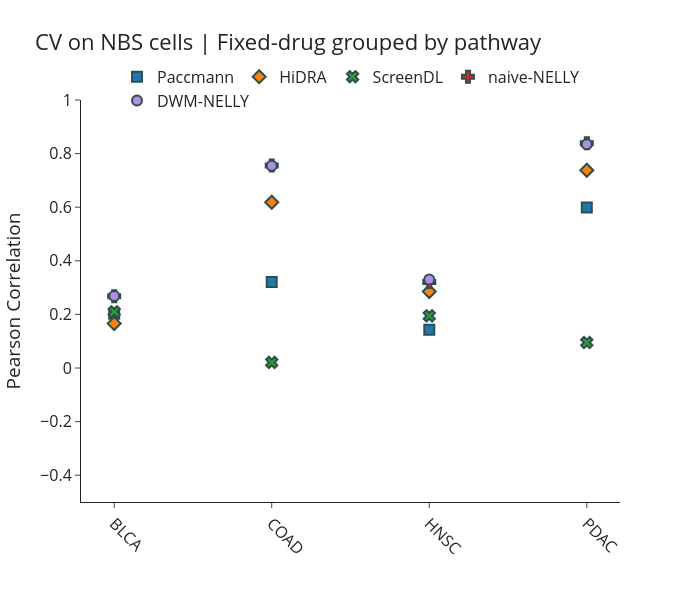

Notebook cell for this chart:
### Code cell
# _, p = wilcoxon(per_drug_pcc_cv.T["CPV"], screendl_fixed_drug.T["ScreenDL"], alternative="greater")

palette = {
    "Paccmann": "#1F77B4",       # blue
    "HiDRA": "#FF7F0E",  # orange
    "ScreenDL": "#2CA02C",     # green
    "naive-NELLY": "#D62728",   # red
    "DWM-NELLY" : "#b38ce3"
}

symbol_map = {
    "Paccmann": "square",        # ■
    "HiDRA": "diamond",          # ◆
    "ScreenDL": "x",      # ✱-like
    "naive-NELLY": "cross",      # +
    "DWM-NELLY": "circle",  # ○
}

fig = px.scatter(metrics_fixed_cancer,
                x="cancer_type",
                y="MCorrelation",
                color="index",
                height=600,
                width=700,
                symbol="index",
                 symbol_map=symbol_map,
                template="simple_white",
                category_orders={"index": ["Paccmann", "HiDRA", "ScreenDL", "naive-NELLY", "DWM-NELLY"]},
                labels={"cancer_type": "",
                        "MCorrelation": "Pearson Correlation",
                        "index" : ""
                       },
                color_discrete_map=palette,
                title= "CV on NBS cells | Fixed-drug grouped by pathway"
                
                
         )


# fig.update_traces(jitter=0.05, pointpos=0)

fig.update_traces(
    marker=dict(
        size=10,
        line=dict(width=2, color="DarkSlateGrey")
    )
)
fig.update_layout(font=dict(size=16))
fig.update_yaxes(range=[-0.5, 1])
fig.update_xaxes(tickangle=45) 

fig.update_layout(
    legend=dict(
        orientation="h",
        yanchor="top",
        y=1.1,
        xanchor="center",
        x=0.5
    )
)

fig

### Figure 1 — Plotly figure (JSON) as saved in the notebook; plotly's stock layout.template omitted (floating-point values rounded to 4 significant figures)
{"data": [{"hovertemplate": "=%{x}<br>Pearson Correlation=%{y}<extra></extra>", "legendgroup": "Paccmann", "marker": {"color": "#1F77B4", "line": {"color": "DarkSlateGrey", "width": 2}, "size": 10, "symbol": "square"}, "mode": "markers", "name": "Paccmann", "orientation": "v", "showlegend": true, "type": "scatter", "x": ["BLCA", "COAD", "HNSC", "PDAC"], "xaxis": "x", "y": [0.2023, 0.3206, 0.1431, 0.5992], "yaxis": "y"}, {"hovertemplate": "=%{x}<br>Pearson Correlation=%{y}<extra></extra>", "legendgroup": "HiDRA", "marker": {"color": "#FF7F0E", "line": {"color": "DarkSlateGrey", "width": 2}, "size": 10, "symbol": "diamond"}, "mode": "markers", "name": "HiDRA", "orientation": "v", "showlegend": true, "type": "scatter", "x": ["BLCA", "COAD", "HNSC", "PDAC"], "xaxis": "x", "y": [0.1661, 0.6186, 0.2854, 0.7378], "yaxis": "y"}, {"hovertemplate": "=%{x}<br>Pearson Correlation=%{y}<extra></extra>", "legendgroup": "ScreenDL", "marker": {"color": "#2CA02C", "line": {"color": "DarkSlateGrey", "width": 2}, "size": 10, "symbol": "x"}, "mode": "markers", "name": "ScreenDL", "orientation": "v", "showlegend": true, "type": "scatter", "x": ["BLCA", "COAD", "HNSC", "PDAC"], "xaxis": "x", "y": [0.2097, 0.02082, 0.1944, 0.09512], "yaxis": "y"}, {"hovertemplate": "=%{x}<br>Pearson Correlation=%{y}<extra></extra>", "legendgroup": "naive-NELLY", "marker": {"color": "#D62728", "line": {"color": "DarkSlateGrey", "width": 2}, "size": 10, "symbol": "cross"}, "mode": "markers", "name": "naive-NELLY", "orientation": "v", "showlegend": true, "type": "scatter", "x": ["BLCA", "COAD", "HNSC", "PDAC"], "xaxis": "x", "y": [0.2678, 0.7552, 0.3211, 0.8384], "yaxis": "y"}, {"hovertemplate": "=%{x}<br>Pearson Correlation=%{y}<extra></extra>", "legendgroup": "DWM-NELLY", "marker": {"color": "#b38ce3", "line": {"color": "DarkSlateGrey", "width": 2}, "size": 10, "symbol": "circle"}, "mode": "markers", "name": "DWM-NELLY", "orientation": "v", "showlegend": true, "type": "scatter", "x": ["BLCA", "COAD", "HNSC", "PDAC"], "xaxis": "x", "y": [0.2685, 0.755, 0.3304, 0.8349], "yaxis": "y"}], "layout": {"font": {"size": 16}, "height": 600, "legend": {"orientation": "h", "title": {"text": ""}, "tracegroupgap": 0, "x": 0.5, "xanchor": "center", "y": 1.1, "yanchor": "top"}, "title": {"text": "CV on NBS cells | Fixed-drug grouped by pathway"}, "width": 700, "xaxis": {"anchor": "y", "autorange": true, "domain": [0, 1], "range": [-0.2108, 3.211], "tickangle": 45, "title": {"text": ""}, "type": "category"}, "yaxis": {"anchor": "x", "domain": [0, 1], "range": [-0.5, 1], "title": {"text": "Pearson Correlation"}, "type": "linear"}}}
